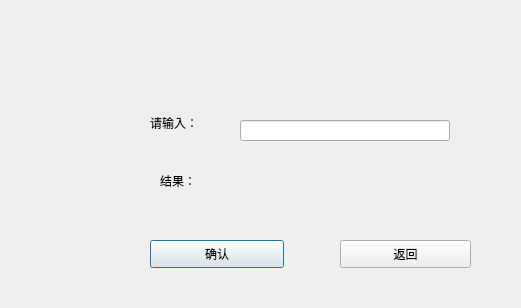
<?xml version="1.0" encoding="UTF-8"?>
<ui version="4.0">
 <class>Page3_2</class>
 <widget class="QDialog" name="Page3_2">
  <property name="geometry">
   <rect>
    <x>0</x>
    <y>0</y>
    <width>521</width>
    <height>308</height>
   </rect>
  </property>
  <property name="windowTitle">
   <string>Dialog</string>
  </property>
  <widget class="QLabel" name="label_4">
   <property name="geometry">
    <rect>
     <x>240</x>
     <y>160</y>
     <width>210</width>
     <height>31</height>
    </rect>
   </property>
   <property name="text">
    <string/>
   </property>
  </widget>
  <widget class="QLineEdit" name="lineEdit">
   <property name="geometry">
    <rect>
     <x>240</x>
     <y>120</y>
     <width>210</width>
     <height>21</height>
    </rect>
   </property>
  </widget>
  <widget class="QLabel" name="label_2">
   <property name="geometry">
    <rect>
     <x>150</x>
     <y>110</y>
     <width>51</width>
     <height>26</height>
    </rect>
   </property>
   <property name="text">
    <string>请输入：</string>
   </property>
  </widget>
  <widget class="QLabel" name="label_3">
   <property name="geometry">
    <rect>
     <x>160</x>
     <y>170</y>
     <width>41</width>
     <height>21</height>
    </rect>
   </property>
   <property name="text">
    <string>结果：</string>
   </property>
  </widget>
  <widget class="QPushButton" name="pushButton_2">
   <property name="geometry">
    <rect>
     <x>150</x>
     <y>240</y>
     <width>134</width>
     <height>28</height>
    </rect>
   </property>
   <property name="text">
    <string>确认</string>
   </property>
  </widget>
  <widget class="QPushButton" name="pushButton">
   <property name="geometry">
    <rect>
     <x>340</x>
     <y>240</y>
     <width>131</width>
     <height>28</height>
    </rect>
   </property>
   <property name="text">
    <string>返回</string>
   </property>
  </widget>
 </widget>
 <resources/>
 <connections/>
</ui>
